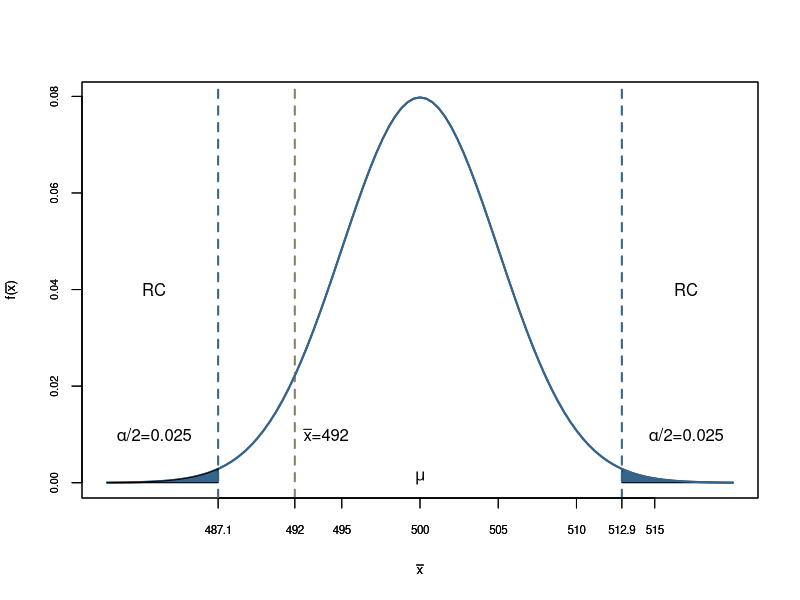
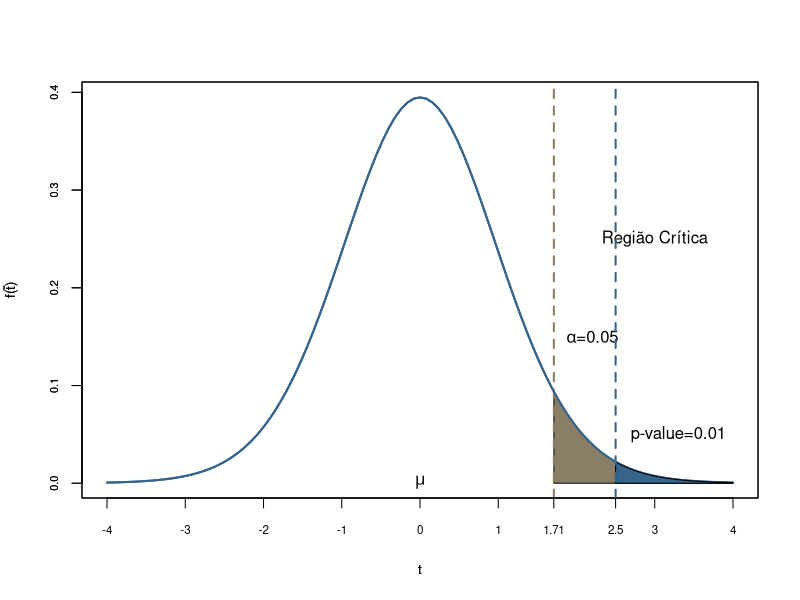
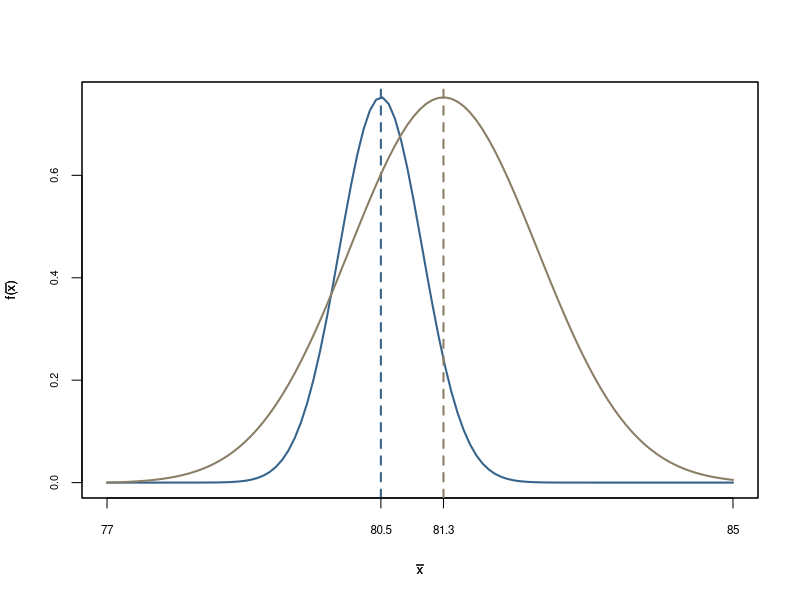
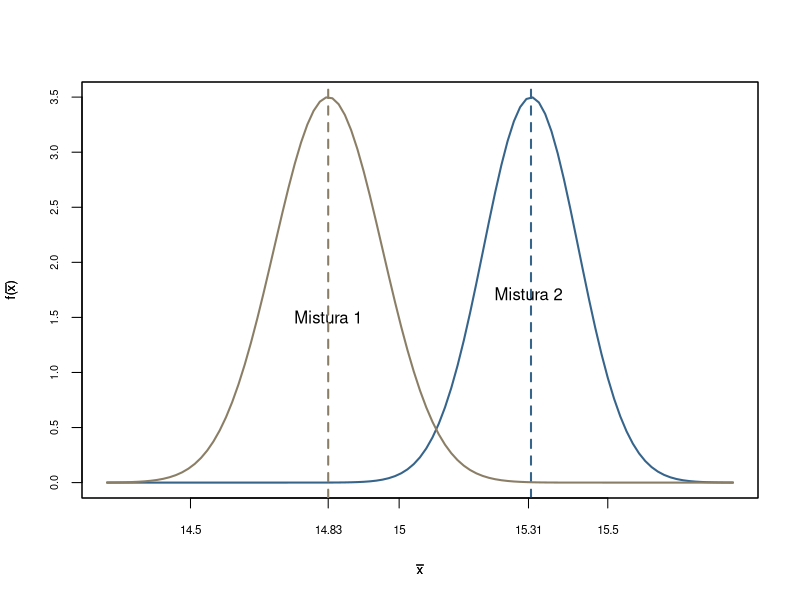

Here is the R script that generated these plots, in order:
## ---- chunk 1
#| echo = TRUE,
#| fig.cap = "Nível de significância e p-valor",
#| fig.height = 3.5,
#| fig.width = 7
x<-seq(480,520,0.1) 
fdnorm<-dnorm(x = x, mean = 500, sd=5)  
fdnorm1<-dnorm(x = x, mean = 500, sd=5)
regiao=seq(512.9,520,0.01)
cord.x <- c(min(regiao),regiao,max(regiao))
cord.y <- c(0,dnorm(regiao,mean=500, sd=5),0) 
curve(dnorm(x,500,5),xlim=c(480,520),xlab=expression(bar(x)),type="l",
      col="steelblue4",lwd=2, ylab=expression(paste("f(", bar(x),
      ")")),xaxt="n",cex.axis=0.65, cex.lab=0.8 ) 
axis(1,at=c(487.1, 492, 495, 500, 505, 510, 512.9, 515),labels =
       c(487.1, 492, 495, 500, 505, 510, 512.9, 515),cex.axis=0.7, cex.lab=0.8) 
polygon(cord.x,cord.y,col='steelblue4')
abline(v=512.9, col="steelblue4", lty=2, lwd=2)
abline(v=492, col="wheat4", lty=2, lwd=2)
text(500, 0.001, expression(mu))
text(517, 0.01, expression(paste(alpha,"/2", "=0.025")))
text(517, 0.04, expression("RC"))
text(494, 0.01, expression(paste(bar(x),"=492")))

par(new=TRUE)
curve(dnorm(x,500,5),xlim=c(480,520),xlab=expression(bar(x)),type="l",
      col="steelblue4",lwd=2, ylab=expression(paste("f(", bar(x),
      ")")),xaxt="n",cex.axis=0.65, cex.lab=0.8 ) 
axis(1,at=c(487.1, 492, 495, 500, 505, 510, 512.9, 515),labels =
       c(487.1, 492, 495, 500, 505, 510, 512.9, 515),cex.axis=0.7, cex.lab=0.8) 
regiao=seq(480,487.1,0.01)
cord.x <- c(min(regiao),regiao,max(regiao))
cord.y <- c(0,dnorm(regiao,mean=500, sd=5),0)
polygon(cord.x,cord.y,col='steelblue4')
abline(v=487.1, col="steelblue4", lty=2, lwd=2)
text(483, 0.01, expression(paste(alpha,"/2", "=0.025")))
text(483, 0.04, expression("RC"))
## ---- chunk 2
#| echo = TRUE,
#| fig.cap = "Nível de significância e p-valor para distribuição t-student",
#| fig.height = 3.5,
#| fig.width = 7
x<-seq(-4,4,0.1) 
fdt<-dt(x = x, df = 24)  
fdt1<-dt(x = x, df = 24)
regiao=seq(1.711,4,0.01)
cord.x <- c(min(regiao),regiao,max(regiao))
cord.y <- c(0,dt(regiao,df=24),0) 
curve(dt(x,df = 24),xlim=c(-4,4),xlab=expression(t),type="l",
      col="steelblue4",lwd=2, ylab=expression(paste("f(", bar(t),
      ")")),xaxt="n",cex.axis=0.65, cex.lab=0.8 ) 
axis(1,at=c(-4,-3,-2,-1, 0, 1, 1.71,2.5,3, 4),labels =
       c(-4,-3,-2,-1, 0, 1, 1.71,2.5,3, 4),cex.axis=0.7, cex.lab=0.8) 
polygon(cord.x,cord.y,col='wheat4')
abline(v=1.711, col="wheat4", lty=2, lwd=2)
text(0, 0.001, expression(mu))
text(2.2, 0.15, expression(paste(alpha, "=0.05")))
text(3, 0.25, expression("Região Crítica"))

par(new=TRUE)
curve(dt(x,df = 24),xlim=c(-4,4),xlab=expression(t),type="l",
      col="steelblue4",lwd=2, ylab=expression(paste("f(", bar(t),
      ")")),xaxt="n",cex.axis=0.65, cex.lab=0.8 )  
regiao=seq(2.5,4,0.01)
cord.x <- c(min(regiao),regiao,max(regiao))
cord.y <- c(0,dt(regiao,df=24),0)
polygon(cord.x,cord.y,col='steelblue4')
abline(v=2.5, col="steelblue4", lty=2, lwd=2)
text(3.3, 0.05, expression(paste("p-value=0.01")))
## ---- chunk 3
#| echo = TRUE,
#| fig.cap = "Simulando as duas distribuições do monitoramento, supondo normalidade",
#| fig.height = 3.5,
#| fig.width = 7
x<-seq(77,85,0.1) 
curve(dnorm(x,80.5,0.53),xlim=c(77,85),xlab=expression(bar(x)),type="l",
      col="steelblue4",lwd=2, ylab=expression(paste("f(", bar(x),
      ")")),xaxt="n",cex.axis=0.65, cex.lab=0.8 ) 
axis(1,at=c(77,80.5,81.3, 85),labels =
       c(77,80.5,81.3, 85),cex.axis=0.7, cex.lab=0.8) 
abline(v=80.5, col="steelblue4", lty=2, lwd=2)
par(new=TRUE)
curve(dnorm(x,81.3,1.2),xlim=c(77,85),xlab=expression(bar(x)),type="l",
      col="wheat4",lwd=2, ylab=expression(paste("f(", bar(x),
      ")")),xaxt="n",yaxt="n",cex.axis=0.65, cex.lab=0.8 ) 
abline(v=81.3, col="wheat4", lty=2, lwd=2)

## ---- chunk 4
#| echo = TRUE,
#| fig.cap = "Simulando as duas distribuições do monitoramento, supondo normalidade.",
#| fig.height = 3.5,
#| fig.width = 7
x<-seq(14.3,15.8,0.1) 
curve(dnorm(x,15.316,0.1140),xlim=c(14.3,15.8),xlab=expression(bar(x)),type="l",
      col="steelblue4",lwd=2, ylab=expression(paste("f(", bar(x),
      ")")),xaxt="n",cex.axis=0.65, cex.lab=0.8 ) 
axis(1,at=c( 14.5, 14.83, 15, 15.31,15.5),labels =
       c( 14.5, 14.83, 15, 15.31,15.5),cex.axis=0.7, cex.lab=0.8) 
abline(v=15.316, col="steelblue4", lty=2, lwd=2)
text(14.83, 1.5, expression(paste("Mistura 1")))
par(new=TRUE)
curve(dnorm(x,14.83,0.13),xlim=c(14.3,15.8),xlab=expression(bar(x)),type="l",
      col="wheat4",lwd=2, ylab=expression(paste("f(", bar(x),
      ")")),xaxt="n",yaxt="n",cex.axis=0.65, cex.lab=0.8 ) 
abline(v=14.83, col="wheat4", lty=2, lwd=2)
text(15.31, 1.5, expression(paste("Mistura 2")))
